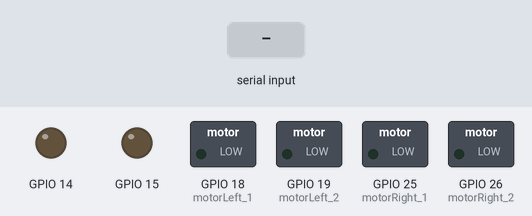
A program run on a simulated ESP32. On the bench: switched loads named in the program (green lamp = pin HIGH), output pins drawn as LEDs (lit = HIGH). The test bench sets the inputs (shaded band). Nothing arrives over Bluetooth unless stated; what the program prints to the serial monitor is not drawn.

Above: at 1.2 s.
1.3 s: "F90\n" received over the second serial link
At 1.7 s:
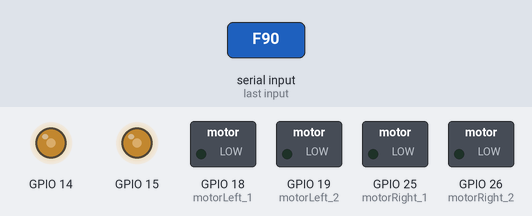
2.8 s: "B90\n" received over the second serial link
4.3 s: "L90\n" received over the second serial link
At 5.2 s:
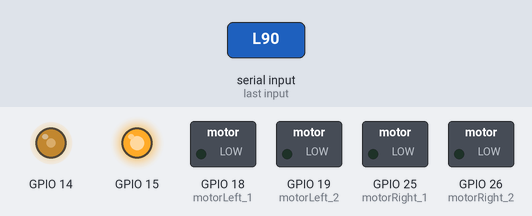
5.8 s: "R90\n" received over the second serial link
At 6.3 s:
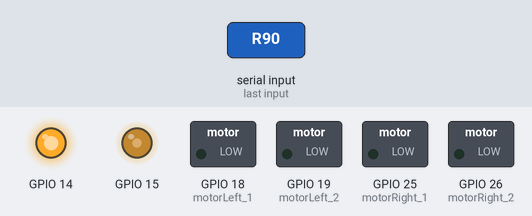
7.3 s: "F,45\n" received over the second serial link
At 8.5 s:
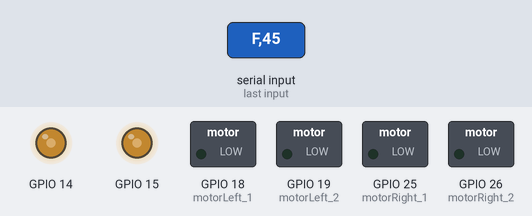
8.8 s: "B,45\n" received over the second serial link
At 9.8 s:
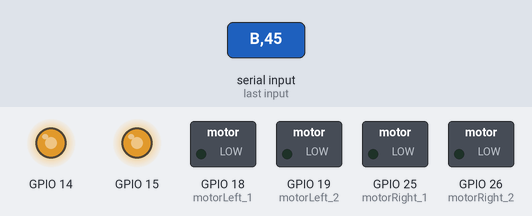
Timing chart, 0 to 11.3 s (numbered marks = the images above; inputs shaded):
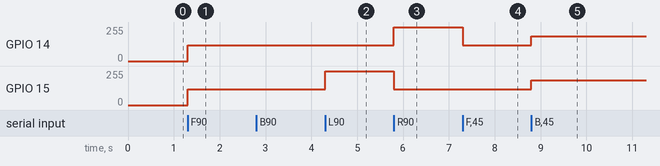

The program:

main.cpp
```cpp
#include <Arduino.h>
#include <BluetoothSerial.h>
// Define pin
#define motorRight_1 25
#define motorRight_2 26

#define motorLeft_1 18
#define motorLeft_2 19

#define motorLeft_Speed 15
#define motorRight_Speed 14

//Speed
int speed = 120 ;

// Khởi tạo bluetooth
BluetoothSerial SerialBT;

class Motor{
  public:
    Motor(int pin_1, int pin_2, int speed_pin);
    void tien(int speed);
    void lui(int speed);
    void brake();
    void standby();
  private:
    int pin_1;
    int pin_2;
    int speed_pin;
};


void setup() {
  SerialBT.begin("RC car");
  Serial.begin(115200);
  //Set pin
  pinMode(motorLeft_1, OUTPUT);
  pinMode(motorRight_1, OUTPUT);
  pinMode(motorLeft_2, OUTPUT);
  pinMode(motorRight_2, OUTPUT);
}
  Motor motorLeft(motorLeft_1, motorLeft_2, motorLeft_Speed), motorRight(motorRight_1, motorRight_2, motorRight_Speed);
void loop() {
  Serial.println(speed);
  if(SerialBT.available()){
    char lenh = SerialBT.read();
    // Serial.write(lenh);
    if(lenh >= '0' && lenh <= '9'){
      speed = map(lenh - '0', 0, 10, 120, 255);
    }
    else if(lenh == 'q') speed = 255;
    else {
      switch (lenh)
      {
      case 'F':
        Serial.println("Tien");
        motorRight.tien(speed);
        motorLeft.tien(speed);
        break;
      case 'B':
        Serial.println("Lui");
        motorLeft.lui(speed);
        motorRight.lui(speed);
        break;
      case 'L':
        Serial.println("Quay trai");
        motorLeft.brake();
        motorRight.tien(speed);
        break;
      case 'R':
        Serial.println("Quay phai");
        motorLeft.tien(speed);
        motorRight.brake();
        break;
      // case 'D':
      //   motorLeft.brake();
      //   motorRight.brake();
      //   break;
      default:
        motorLeft.standby();
        motorRight.standby();
        break;
      }
    }
  }
}

Motor::Motor(int pin_1, int pin_2, int speed_pin)
{
  this->pin_1 = pin_1;
  this->pin_2 = pin_2;
  this->speed_pin = speed_pin;
}

void Motor::tien(int speed)
{
  analogWrite(speed_pin, speed);
  digitalWrite(pin_1, HIGH);
  digitalWrite(pin_2, LOW);
}

void Motor::lui(int speed)
{
  analogWrite(speed_pin, speed);
  digitalWrite(pin_2, HIGH);
  digitalWrite(pin_1, LOW);
}

void Motor::brake()
{
  analogWrite(speed_pin, 255);
  digitalWrite(pin_2, HIGH);
  digitalWrite(pin_1, HIGH);
}

void Motor::standby()
{
  digitalWrite(pin_1, LOW);
  digitalWrite(pin_2, LOW);
}
```

Measured:
- after the input at 1.3 s, GPIO 14, GPIO 15: 0/255 → 120/255 at once
- after the input at 4.3 s, GPIO 15: 120/255 → 255/255 at once
- after the input at 5.8 s, GPIO 14: 120/255 → 255/255 at once; GPIO 15: 255/255 → 120/255 at once
- after the input at 7.3 s, GPIO 14: 255/255 → 120/255 at once
- after the input at 8.8 s, GPIO 14, GPIO 15: 120/255 → 187/255 at once
